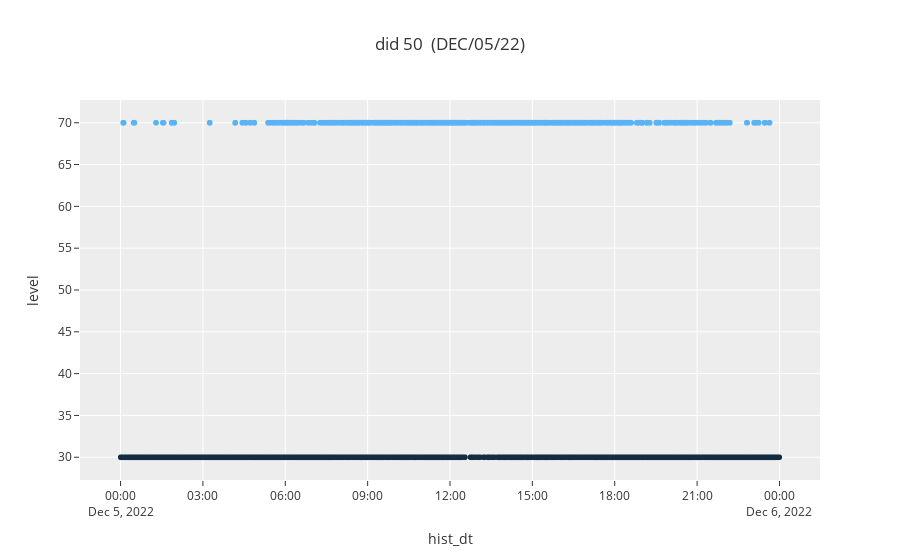

This figure's notebook cell:
### Code cell
import plotly.express as px
import plotly.io as po
from plotly.subplots import make_subplots
import plotly.graph_objects as go

fig1 = px.scatter(day5,x='hist_dt',y='level',color='level',template='ggplot2',title='did 50  (DEC/05/22)')
#fig2 = px.scatter(day20,x='hist_dt',y='level',color='level',template='ggplot2',title='LID 50 (DEC/20/22)')
#fig3 = px.scatter(day21,x='hist_dt',y='level',color='level',template='ggplot2',title='LID 50 (DEC/21/22)')
#fig4 = px.scatter(day22,x='hist_dt',y='level',color='level',template='ggplot2',title='LID 38 (DEC/22/22)')
#fig5 = px.scatter(day23,x='hist_dt',y='level',color='level',template='ggplot2',title='LID 38 (DEC/23/22)')
#fig6 = px.scatter(day24,x='hist_dt',y='level',color='level',template='ggplot2',title='LID 38 (DEC/24/22)')
#fig7 = px.scatter(day25,x='hist_dt',y='level',color='level',template='ggplot2',title='LID 38 (DEC/25/22)')
#fig7 = px.scatter(day13,x='hist_dt',y='level',width=800,height=200)
#fig1.add_trace(go.scatter(marker_colorscale='Viridis'))
fig1.update_layout(coloraxis_showscale=False)
#fig2.update_layout(coloraxis_showscale=False)
#fig3.update_layout(coloraxis_showscale=False)
#fig4.update_layout(coloraxis_showscale=False)
#fig5.update_layout(coloraxis_showscale=False)
#fig6.update_layout(coloraxis_showscale=False)
#fig7.update_layout(coloraxis_showscale=False)


fig1.show()
#fig2.show()
#fig3.show()
#fig4.show()
#fig5.show()
#fig6.show()
#fig7.show()
fig1.write_html('did50_day05.html')
#fig2.write_html('LID38_day20.html')
#fig3.write_html('LID38_day21.html')
#fig4.write_html('LID38_day22.html')
#fig5.write_html('LID38_day23.html')
#fig6.write_html('LID38_day24.html')
#fig7.write_html('LID38_day25.html')

### Figure 1 — Plotly figure (JSON) as saved in the notebook; plotly's stock layout.template omitted (floating-point values rounded to 4 significant figures; data arrays with more than 128 entries replaced by an {"elided": "..."} marker saying what was removed)
{"data": [{"hovertemplate": "hist_dt=%{x}<br>level=%{marker.color}<extra></extra>", "legendgroup": "", "marker": {"color": {"elided": "9260 int values"}, "coloraxis": "coloraxis", "symbol": "circle"}, "mode": "markers", "name": "", "showlegend": false, "type": "scattergl", "x": {"elided": "9260 str values"}, "xaxis": "x", "y": {"elided": "9260 int values"}, "yaxis": "y"}], "layout": {"coloraxis": {"colorbar": {"title": {"text": "level"}}, "colorscale": [[0, "rgb(20,44,66)"], [1, "rgb(90,179,244)"]], "showscale": false}, "legend": {"tracegroupgap": 0}, "title": {"text": "did 50  (DEC/05/22)"}, "xaxis": {"anchor": "y", "domain": [0, 1], "title": {"text": "hist_dt"}}, "yaxis": {"anchor": "x", "domain": [0, 1], "title": {"text": "level"}}}}
